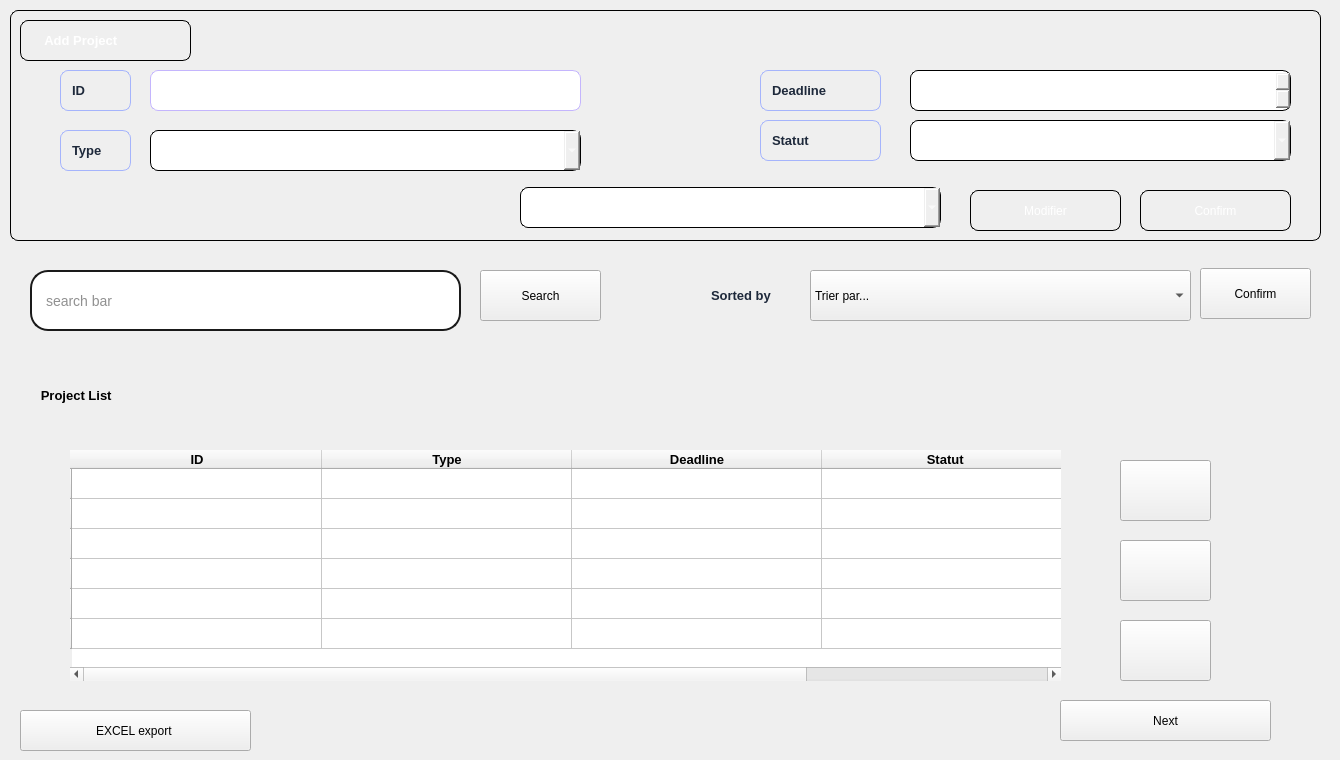
      <widget class="QWidget" name="page_1_projet">
       <widget class="QPushButton" name="PDF_ExportProjet">
        <property name="geometry">
         <rect>
          <x>20</x>
          <y>710</y>
          <width>231</width>
          <height>41</height>
         </rect>
        </property>
        <property name="styleSheet">
         <string notr="true">
    background: qlineargradient(
        x1:0, y1:0, x2:1, y2:1,
        stop:0 #7C3AED,   /* purple */
        stop:1 #3B82F6    /* blue */
    );
    color: white;                /* text color */
    font-weight: bold;
    border: none;                /* no border line */
    border-radius: 18px;         /* rounded corners */
    padding: 8px 18px;           /* space inside */
}

/* Hover */
QPushButton:hover {
    background: qlineargradient(
        x1:0, y1:0, x2:1, y2:1,
        stop:0 #9D5CFF,   /* lighter purple */
        stop:1 #60A5FA    /* lighter blue */
    );
}

/* Pressed */
QPushButton:pressed {
    background: qlineargradient(
        x1:0, y1:0, x2:1, y2:1,
        stop:0 #5B21B6,   /* darker purple */
        stop:1 #1E40AF    /* darker blue */
    );

</string>
        </property>
        <property name="text">
         <string>EXCEL export </string>
        </property>
        <property name="icon">
         <iconset theme="QIcon::ThemeIcon::DocumentPrintPreview"/>
        </property>
       </widget>
       <widget class="QPushButton" name="nexttostatProjet">
        <property name="geometry">
         <rect>
          <x>1060</x>
          <y>700</y>
          <width>211</width>
          <height>41</height>
         </rect>
        </property>
        <property name="styleSheet">
         <string notr="true">
    background: qlineargradient(
        x1:0, y1:0, x2:1, y2:1,
        stop:0 #7C3AED,   /* purple */
        stop:1 #3B82F6    /* blue */
    );
    color: white;                /* text color */
    font-weight: bold;
    border: none;                /* no border line */
    border-radius: 18px;         /* rounded corners */
    padding: 8px 18px;           /* space inside */
}

/* Hover */
QPushButton:hover {
    background: qlineargradient(
        x1:0, y1:0, x2:1, y2:1,
        stop:0 #9D5CFF,   /* lighter purple */
        stop:1 #60A5FA    /* lighter blue */
    );
}

/* Pressed */
QPushButton:pressed {
    background: qlineargradient(
        x1:0, y1:0, x2:1, y2:1,
        stop:0 #5B21B6,   /* darker purple */
        stop:1 #1E40AF    /* darker blue */
    );

</string>
        </property>
        <property name="text">
         <string>Next</string>
        </property>
        <property name="icon">
         <iconset theme="QIcon::ThemeIcon::EditRedo"/>
        </property>
       </widget>
       <widget class="QWidget" name="widget_4projet" native="true">
        <property name="geometry">
         <rect>
          <x>20</x>
          <y>250</y>
          <width>631</width>
          <height>101</height>
         </rect>
        </property>
        <property name="styleSheet">
         <string notr="true"/>
        </property>
        <widget class="QLineEdit" name="lineEditSearchProjet">
         <property name="geometry">
          <rect>
           <x>10</x>
           <y>20</y>
           <width>431</width>
           <height>61</height>
          </rect>
         </property>
         <property name="styleSheet">
          <string notr="true">background: white;
 border: 1.5px solid #1A1A1A;
    border-radius: 18px;
    padding: 6px 34px 6px 12px;
    color: #222;
    font-size: 14px;</string>
         </property>
         <property name="placeholderText">
          <string>search bar</string>
         </property>
        </widget>
        <widget class="QPushButton" name="SearchProjet">
         <property name="geometry">
          <rect>
           <x>460</x>
           <y>20</y>
           <width>121</width>
           <height>51</height>
          </rect>
         </property>
         <property name="styleSheet">
          <string notr="true">
    background: qlineargradient(
        x1:0, y1:0, x2:1, y2:1,
        stop:0 #7C3AED,   /* purple */
        stop:1 #3B82F6    /* blue */
    );
    color: white;                /* text color */
    font-weight: bold;
    border: none;                /* no border line */
    border-radius: 18px;         /* rounded corners */
    padding: 8px 18px;           /* space inside */
}

/* Hover */
QPushButton:hover {
    background: qlineargradient(
        x1:0, y1:0, x2:1, y2:1,
        stop:0 #9D5CFF,   /* lighter purple */
        stop:1 #60A5FA    /* lighter blue */
    );
}

/* Pressed */
QPushButton:pressed {
    background: qlineargradient(
        x1:0, y1:0, x2:1, y2:1,
        stop:0 #5B21B6,   /* darker purple */
        stop:1 #1E40AF    /* darker blue */
    );

</string>
         </property>
         <property name="text">
          <string>Search</string>
         </property>
         <property name="icon">
          <iconset theme="QIcon::ThemeIcon::EditFind"/>
         </property>
        </widget>
       </widget>
       <widget class="QWidget" name="widget_5projet" native="true">
        <property name="geometry">
         <rect>
          <x>690</x>
          <y>250</y>
          <width>641</width>
          <height>101</height>
         </rect>
        </property>
        <property name="styleSheet">
         <string notr="true"/>
        </property>
        <widget class="QPushButton" name="ConfirmTriProjet">
         <property name="geometry">
          <rect>
           <x>510</x>
           <y>18</y>
           <width>111</width>
           <height>51</height>
          </rect>
         </property>
         <property name="styleSheet">
          <string notr="true">
    background: qlineargradient(
        x1:0, y1:0, x2:1, y2:1,
        stop:0 #7C3AED,   /* purple */
        stop:1 #3B82F6    /* blue */
    );
    color: white;                /* text color */
    font-weight: bold;
    border: none;                /* no border line */
    border-radius: 18px;         /* rounded corners */
    padding: 8px 18px;           /* space inside */
}

/* Hover */
QPushButton:hover {
    background: qlineargradient(
        x1:0, y1:0, x2:1, y2:1,
        stop:0 #9D5CFF,   /* lighter purple */
        stop:1 #60A5FA    /* lighter blue */
    );
}

/* Pressed */
QPushButton:pressed {
    background: qlineargradient(
        x1:0, y1:0, x2:1, y2:1,
        stop:0 #5B21B6,   /* darker purple */
        stop:1 #1E40AF    /* darker blue */
    );

</string>
         </property>
         <property name="text">
          <string>Confirm</string>
         </property>
         <property name="icon">
          <iconset theme="QIcon::ThemeIcon::DocumentSave"/>
         </property>
        </widget>
        <widget class="QLabel" name="label_16projet">
         <property name="geometry">
          <rect>
           <x>10</x>
           <y>20</y>
           <width>91</width>
           <height>51</height>
          </rect>
         </property>
         <property name="styleSheet">
          <string notr="true">QLabel {


    color: #1E293B;                     /* dark slate text for clarity */
    font-size: 13px;
    font-weight: 700;
    padding: 4px 8px;

 
border-radius: 18px;         /* rounded container */
}
</string>
         </property>
         <property name="text">
          <string>Sorted by</string>
         </property>
        </widget>
        <widget class="QComboBox" name="comboBoxSortProjet">
         <property name="geometry">
          <rect>
           <x>120</x>
           <y>20</y>
           <width>381</width>
           <height>51</height>
          </rect>
         </property>
         <property name="styleSheet">
          <string notr="true"> background: qlineargradient(
        x1:0, y1:0, x2:1, y2:1,
        stop:0 #7C3AED,   /* purple */
        stop:1 #3B82F6    /* blue */
    );</string>
         </property>
         <item>
          <property name="text">
           <string>Trier par...</string>
          </property>
         </item>
         <item>
          <property name="text">
           <string>Deadline (plus proche)</string>
          </property>
         </item>
         <item>
          <property name="text">
           <string>Deadline (plus éloignée)</string>
          </property>
         </item>
        </widget>
       </widget>
       <widget class="QWidget" name="widget_3projet" native="true">
        <property name="geometry">
         <rect>
          <x>40</x>
          <y>430</y>
          <width>1231</width>
          <height>261</height>
         </rect>
        </property>
        <property name="styleSheet">
         <string notr="true">    background: qlineargradient(x1:0, y1:0, x2:1, y2:1,
                              stop:0 #7C3AED,   /* purple */
                              stop:1 #3B82F6); /* blue   */
    font-size: 13px;
    font-weight: 700;</string>
        </property>
        <widget class="QTableWidget" name="tableWidgetProjet">
         <property name="geometry">
          <rect>
           <x>30</x>
           <y>20</y>
           <width>991</width>
           <height>231</height>
          </rect>
         </property>
         <property name="styleSheet">
          <string notr="true">background: qlineargradient(x1:0, y1:0, x2:1, y2:1,
                            stop:0 #C4B5FD,   
                            stop:1 #93C5FD); 
 border-radius: 20px;       </string>
         </property>
         <property name="columnCount">
          <number>4</number>
         </property>
         <attribute name="horizontalHeaderDefaultSectionSize">
          <number>250</number>
         </attribute>
         <row>
          <property name="text">
           <string/>
          </property>
         </row>
         <row>
          <property name="text">
           <string/>
          </property>
         </row>
         <row>
          <property name="text">
           <string/>
          </property>
         </row>
         <row>
          <property name="text">
           <string/>
          </property>
         </row>
         <row>
          <property name="text">
           <string/>
          </property>
         </row>
         <row>
          <property name="text">
           <string/>
          </property>
         </row>
         <column>
          <property name="text">
           <string>ID</string>
          </property>
         </column>
         <column>
          <property name="text">
           <string>Type</string>
          </property>
         </column>
         <column>
          <property name="text">
           <string>Deadline</string>
          </property>
         </column>
         <column>
          <property name="text">
           <string>Statut </string>
          </property>
         </column>
        </widget>
       </widget>
       <widget class="QLabel" name="label_3projet">
        <property name="geometry">
         <rect>
          <x>30</x>
          <y>370</y>
          <width>151</width>
          <height>51</height>
         </rect>
        </property>
        <property name="styleSheet">
         <string notr="true">    background: qlineargradient(x1:0, y1:0, x2:1, y2:1,
                              stop:0 #7C3AED,   /* purple */
                              stop:1 #3B82F6); /* blue   */
    font-size: 13px;
    font-weight: 700;</string>
        </property>
        <property name="text">
         <string>   Project List</string>
        </property>
       </widget>
       <widget class="QPushButton" name="SaveEditProjet">
        <property name="geometry">
         <rect>
          <x>1120</x>
          <y>620</y>
          <width>91</width>
          <height>61</height>
         </rect>
        </property>
        <property name="styleSheet">
         <string notr="true">
    background: qlineargradient(
        x1:0, y1:0, x2:1, y2:1,
        stop:0 #7C3AED,   /* purple */
        stop:1 #3B82F6    /* blue */
    );
    color: white;                /* text color */
    font-weight: bold;
    border: none;                /* no border line */
    border-radius: 18px;         /* rounded corners */
    padding: 8px 18px;           /* space inside */
}

/* Hover */
QPushButton:hover {
    background: qlineargradient(
        x1:0, y1:0, x2:1, y2:1,
        stop:0 #9D5CFF,   /* lighter purple */
        stop:1 #60A5FA    /* lighter blue */
    );
}

/* Pressed */
QPushButton:pressed {
    background: qlineargradient(
        x1:0, y1:0, x2:1, y2:1,
        stop:0 #5B21B6,   /* darker purple */
        stop:1 #1E40AF    /* darker blue */
    );

</string>
        </property>
        <property name="text">
         <string/>
        </property>
        <property name="icon">
         <iconset theme="QIcon::ThemeIcon::DocumentSave"/>
        </property>
       </widget>
       <widget class="QPushButton" name="EditProjet">
        <property name="geometry">
         <rect>
          <x>1120</x>
          <y>540</y>
          <width>91</width>
          <height>61</height>
         </rect>
        </property>
        <property name="styleSheet">
         <string notr="true">
    background: qlineargradient(
        x1:0, y1:0, x2:1, y2:1,
        stop:0 #7C3AED,   /* purple */
        stop:1 #3B82F6    /* blue */
    );
    color: white;                /* text color */
    font-weight: bold;
    border: none;                /* no border line */
    border-radius: 18px;         /* rounded corners */
    padding: 8px 18px;           /* space inside */
}

/* Hover */
QPushButton:hover {
    background: qlineargradient(
        x1:0, y1:0, x2:1, y2:1,
        stop:0 #9D5CFF,   /* lighter purple */
        stop:1 #60A5FA    /* lighter blue */
    );
}

/* Pressed */
QPushButton:pressed {
    background: qlineargradient(
        x1:0, y1:0, x2:1, y2:1,
        stop:0 #5B21B6,   /* darker purple */
        stop:1 #1E40AF    /* darker blue */
    );

</string>
        </property>
        <property name="text">
         <string/>
        </property>
        <property name="icon">
         <iconset theme="QIcon::ThemeIcon::MailMessageNew"/>
        </property>
       </widget>
       <widget class="QPushButton" name="DeleteProjet">
        <property name="geometry">
         <rect>
          <x>1120</x>
          <y>460</y>
          <width>91</width>
          <height>61</height>
         </rect>
        </property>
        <property name="styleSheet">
         <string notr="true">
    background: qlineargradient(
        x1:0, y1:0, x2:1, y2:1,
        stop:0 #7C3AED,   /* purple */
        stop:1 #3B82F6    /* blue */
    );
    color: white;                /* text color */
    font-weight: bold;
    border: none;                /* no border line */
    border-radius: 18px;         /* rounded corners */
    padding: 8px 18px;           /* space inside */
}

/* Hover */
QPushButton:hover {
    background: qlineargradient(
        x1:0, y1:0, x2:1, y2:1,
        stop:0 #9D5CFF,   /* lighter purple */
        stop:1 #60A5FA    /* lighter blue */
    );
}

/* Pressed */
QPushButton:pressed {
    background: qlineargradient(
        x1:0, y1:0, x2:1, y2:1,
        stop:0 #5B21B6,   /* darker purple */
        stop:1 #1E40AF    /* darker blue */
    );

</string>
        </property>
        <property name="text">
         <string/>
        </property>
        <property name="icon">
         <iconset theme="QIcon::ThemeIcon::EditDelete"/>
        </property>
       </widget>
       <widget class="QWidget" name="widgetProjet" native="true">
        <property name="geometry">
         <rect>
          <x>10</x>
          <y>10</y>
          <width>1311</width>
          <height>231</height>
         </rect>
        </property>
        <property name="styleSheet">
         <string notr="true">

   
  
    color: white;                /* text contrast */


    border: 1px solid;  /* thinner border */
    border-image: qlineargradient(
        x1:0, y1:0, x2:1, y2:1,
        stop:0 #C4B5FD,   /* light violet */
        stop:1 #93C5FD    /* light blue */
    ) 1;  /* Apply the gradient */
    border-radius: 8px;  /* softer curve */
    padding: 10px;       /* space inside */

</string>
        </property>
        <widget class="QLabel" name="label_8projet">
         <property name="geometry">
          <rect>
           <x>50</x>
           <y>60</y>
           <width>71</width>
           <height>41</height>
          </rect>
         </property>
         <property name="styleSheet">
          <string notr="true">QLabel {


    color: #1E293B;                     /* dark slate text for clarity */
    font-size: 13px;
    font-weight: 700;
    padding: 4px 8px;

    border: 1px solid #A5B4FC;          /* thin lavender-indigo border */
    border-radius: 8px;                 /* subtle rounded shape */
}
</string>
         </property>
         <property name="text">
          <string>ID</string>
         </property>
        </widget>
        <widget class="QLabel" name="label_10projet">
         <property name="geometry">
          <rect>
           <x>750</x>
           <y>60</y>
           <width>121</width>
           <height>41</height>
          </rect>
         </property>
         <property name="styleSheet">
          <string notr="true">QLabel {
    background: transparent;            /* keep it clear */
    color: #1E293B;                     /* dark slate text for clarity */
    font-size: 13px;
    font-weight: 700;
    padding: 4px 8px;

    border: 1px solid #A5B4FC;          /* thin lavender-indigo border */
    border-radius: 8px;                 /* subtle rounded shape */
}
</string>
         </property>
         <property name="text">
          <string>Deadline</string>
         </property>
        </widget>
        <widget class="QLineEdit" name="lineEditIDProjet">
         <property name="geometry">
          <rect>
           <x>140</x>
           <y>60</y>
           <width>431</width>
           <height>41</height>
          </rect>
         </property>
         <property name="styleSheet">
          <string notr="true">QLineEdit {
    background-color: #FFFFFF;       /* white input background */
    color: #1E293B;                  /* dark text for clarity */
    font-size: 13px;
    padding: 6px 10px;

    border: 1px solid #C4B5FD;       /* thin violet border */
    border-radius: 8px;              /* smooth rounded corners */
}
</string>
         </property>
         <property name="text">
          <string/>
         </property>
        </widget>
        <widget class="QLabel" name="label_9projet">
         <property name="geometry">
          <rect>
           <x>50</x>
           <y>120</y>
           <width>71</width>
           <height>41</height>
          </rect>
         </property>
         <property name="styleSheet">
          <string notr="true">QLabel {
    background: transparent;            /* keep it clear */
    color: #1E293B;                     /* dark slate text for clarity */
    font-size: 13px;
    font-weight: 700;
    padding: 4px 8px;

    border: 1px solid #A5B4FC;          /* thin lavender-indigo border */
    border-radius: 8px;                 /* subtle rounded shape */
}
</string>
         </property>
         <property name="text">
          <string>Type</string>
         </property>
        </widget>
        <widget class="QLabel" name="label_11projet">
         <property name="geometry">
          <rect>
           <x>750</x>
           <y>110</y>
           <width>121</width>
           <height>41</height>
          </rect>
         </property>
         <property name="styleSheet">
          <string notr="true">QLabel {
    background: transparent;            /* keep it clear */
    color: #1E293B;                     /* dark slate text for clarity */
    font-size: 13px;
    font-weight: 700;
    padding: 4px 8px;

    border: 1px solid #A5B4FC;          /* thin lavender-indigo border */
    border-radius: 8px;                 /* subtle rounded shape */
}
</string>
         </property>
         <property name="text">
          <string>Statut</string>
         </property>
        </widget>
        <widget class="QLabel" name="label_4projet">
         <property name="geometry">
          <rect>
           <x>10</x>
           <y>10</y>
           <width>171</width>
           <height>41</height>
          </rect>
         </property>
         <property name="styleSheet">
          <string notr="true"> background: qlineargradient(x1:0, y1:0, x2:1, y2:1,
                              stop:0 #7C3AED,   /* purple */
                              stop:1 #3B82F6); /* blue   */
    font-size: 13px;
    font-weight: 700;</string>
         </property>
         <property name="text">
          <string>   Add Project </string>
         </property>
        </widget>
        <widget class="QDateEdit" name="dateEdit_projet">
         <property name="geometry">
          <rect>
           <x>900</x>
           <y>60</y>
           <width>381</width>
           <height>41</height>
          </rect>
         </property>
        </widget>
        <widget class="QComboBox" name="comboBox_Projet">
         <property name="geometry">
          <rect>
           <x>900</x>
           <y>110</y>
           <width>381</width>
           <height>41</height>
          </rect>
         </property>
         <item>
          <property name="text">
           <string>Finished </string>
          </property>
         </item>
         <item>
          <property name="text">
           <string>On hold</string>
          </property>
         </item>
         <item>
          <property name="text">
           <string>In progress</string>
          </property>
         </item>
         <item>
          <property name="text">
           <string>Canceled</string>
          </property>
         </item>
         <item>
          <property name="text">
           <string/>
          </property>
         </item>
        </widget>
        <widget class="QComboBox" name="comboBox_type">
         <property name="geometry">
          <rect>
           <x>140</x>
           <y>120</y>
           <width>431</width>
           <height>41</height>
          </rect>
         </property>
         <item>
          <property name="text">
           <string>video</string>
          </property>
         </item>
         <item>
          <property name="text">
           <string/>
          </property>
         </item>
        </widget>
        <widget class="QPushButton" name="ConfirmAddProjet">
         <property name="geometry">
          <rect>
           <x>1130</x>
           <y>180</y>
           <width>151</width>
           <height>41</height>
          </rect>
         </property>
         <property name="styleSheet">
          <string notr="true">
    background: qlineargradient(
        x1:0, y1:0, x2:1, y2:1,
        stop:0 #7C3AED,   /* purple */
        stop:1 #3B82F6    /* blue */
    );
    color: white;                /* text color */
    font-weight: bold;
    border: none;                /* no border line */
    border-radius: 18px;         /* rounded corners */
    padding: 8px 18px;           /* space inside */
}

/* Hover */
QPushButton:hover {
    background: qlineargradient(
        x1:0, y1:0, x2:1, y2:1,
        stop:0 #9D5CFF,   /* lighter purple */
        stop:1 #60A5FA    /* lighter blue */
    );
}

/* Pressed */
QPushButton:pressed {
    background: qlineargradient(
        x1:0, y1:0, x2:1, y2:1,
        stop:0 #5B21B6,   /* darker purple */
        stop:1 #1E40AF    /* darker blue */
    );

</string>
         </property>
         <property name="text">
          <string>Confirm</string>
         </property>
         <property name="icon">
          <iconset theme="QIcon::ThemeIcon::DocumentSave"/>
         </property>
        </widget>
        <widget class="QComboBox" name="comboBox_client">
         <property name="geometry">
          <rect>
           <x>510</x>
           <y>177</y>
           <width>421</width>
           <height>41</height>
          </rect>
         </property>
        </widget>
        <widget class="QPushButton" name="ConfirmUpdateProjet">
         <property name="geometry">
          <rect>
           <x>960</x>
           <y>180</y>
           <width>151</width>
           <height>41</height>
          </rect>
         </property>
         <property name="styleSheet">
          <string notr="true">
    background: qlineargradient(
        x1:0, y1:0, x2:1, y2:1,
        stop:0 #7C3AED,   /* purple */
        stop:1 #3B82F6    /* blue */
    );
    color: white;                /* text color */
    font-weight: bold;
    border: none;                /* no border line */
    border-radius: 18px;         /* rounded corners */
    padding: 8px 18px;           /* space inside */
}

/* Hover */
QPushButton:hover {
    background: qlineargradient(
        x1:0, y1:0, x2:1, y2:1,
        stop:0 #9D5CFF,   /* lighter purple */
        stop:1 #60A5FA    /* lighter blue */
    );
}

/* Pressed */
QPushButton:pressed {
    background: qlineargradient(
        x1:0, y1:0, x2:1, y2:1,
        stop:0 #5B21B6,   /* darker purple */
        stop:1 #1E40AF    /* darker blue */
    );

</string>
         </property>
         <property name="text">
          <string>Modifier</string>
         </property>
         <property name="icon">
          <iconset theme="QIcon::ThemeIcon::DocumentSave"/>
         </property>
        </widget>
       </widget>
      </widget>
